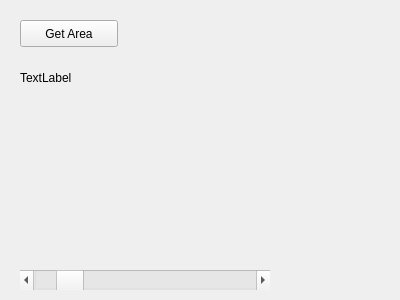
<?xml version="1.0" encoding="UTF-8"?>
<ui version="4.0">
 <class>GetAreaWidget</class>
 <widget class="QWidget" name="GetAreaWidget">
  <property name="geometry">
   <rect>
    <x>0</x>
    <y>0</y>
    <width>400</width>
    <height>300</height>
   </rect>
  </property>
  <property name="windowTitle">
   <string>Form</string>
  </property>
  <widget class="QPushButton" name="pushButton">
   <property name="geometry">
    <rect>
     <x>20</x>
     <y>20</y>
     <width>98</width>
     <height>27</height>
    </rect>
   </property>
   <property name="text">
    <string>Get Area</string>
   </property>
  </widget>
  <widget class="QLabel" name="areaLabelImg">
   <property name="geometry">
    <rect>
     <x>20</x>
     <y>70</y>
     <width>58</width>
     <height>15</height>
    </rect>
   </property>
   <property name="toolTip">
    <string>img</string>
   </property>
   <property name="locale">
    <locale language="German" country="Germany"/>
   </property>
   <property name="text">
    <string>TextLabel</string>
   </property>
  </widget>
  <widget class="QScrollBar" name="areaHorizontalScrollBar">
   <property name="geometry">
    <rect>
     <x>20</x>
     <y>270</y>
     <width>250</width>
     <height>20</height>
    </rect>
   </property>
   <property name="minimumSize">
    <size>
     <width>100</width>
     <height>20</height>
    </size>
   </property>
   <property name="maximumSize">
    <size>
     <width>250</width>
     <height>50</height>
    </size>
   </property>
   <property name="sizeIncrement">
    <size>
     <width>1</width>
     <height>1</height>
    </size>
   </property>
   <property name="mouseTracking">
    <bool>true</bool>
   </property>
   <property name="toolTip">
    <string extracomment="sss"/>
   </property>
   <property name="maximum">
    <number>255</number>
   </property>
   <property name="sliderPosition">
    <number>30</number>
   </property>
   <property name="orientation">
    <enum>Qt::Horizontal</enum>
   </property>
  </widget>
 </widget>
 <resources/>
 <connections/>
</ui>
